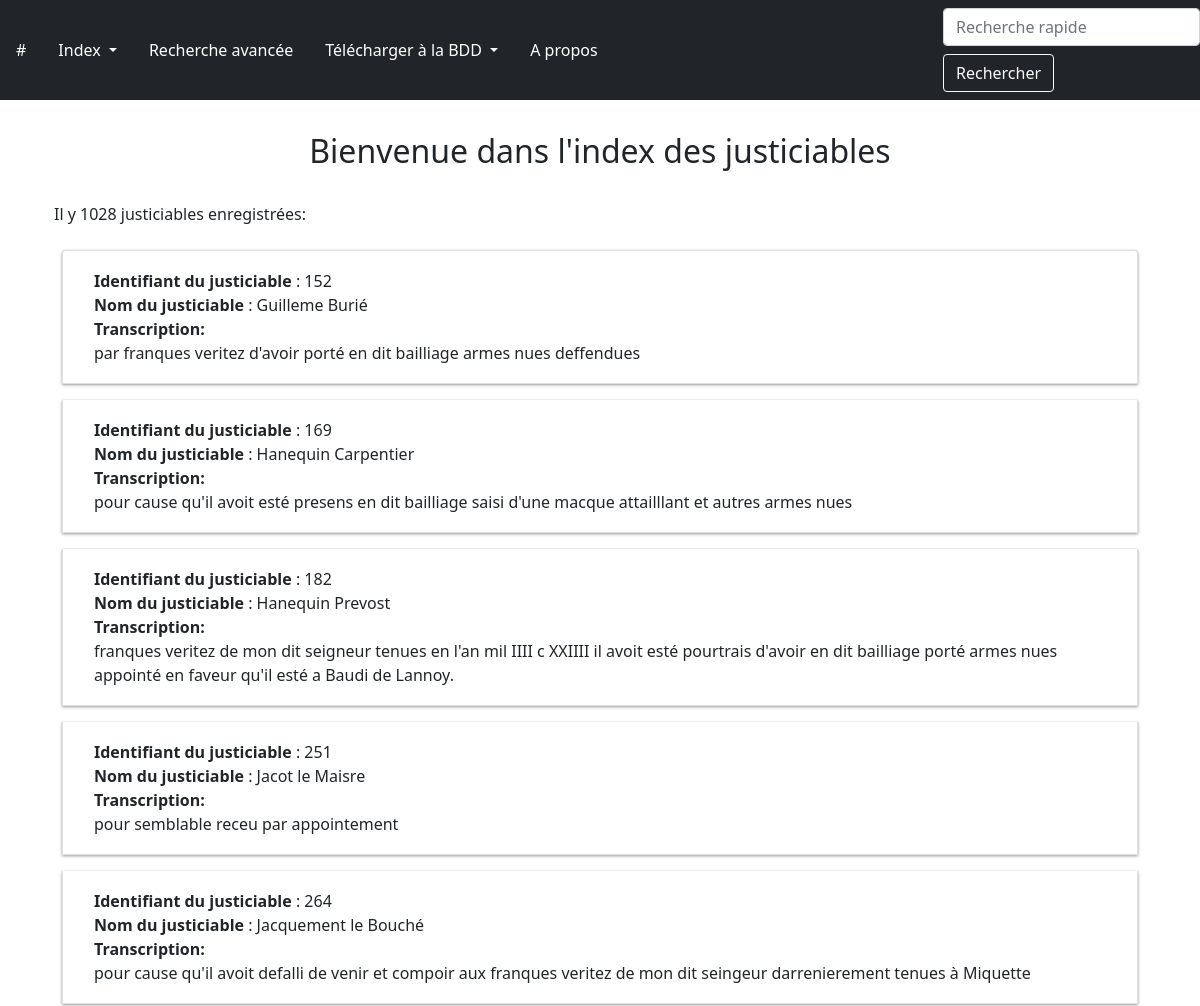
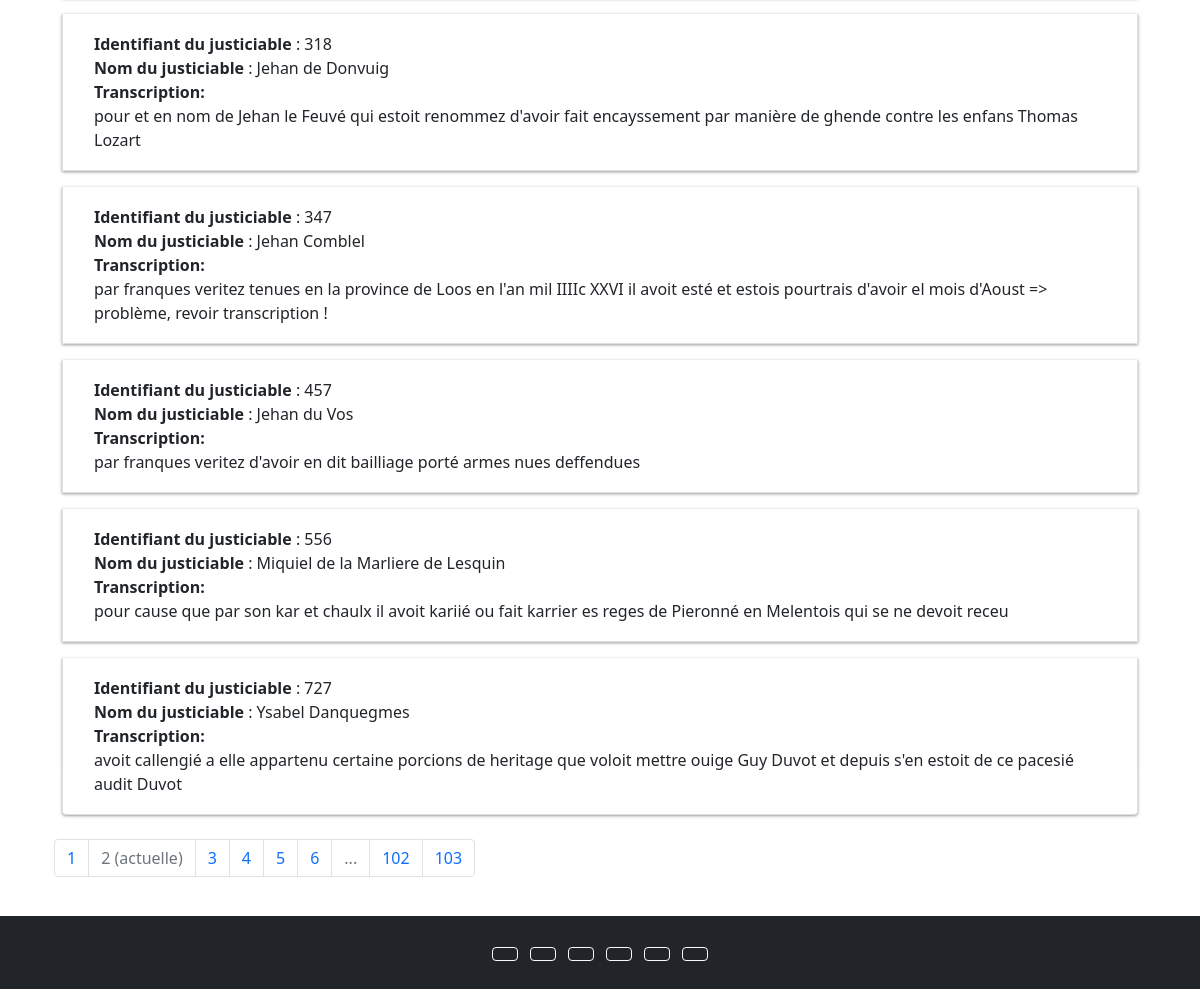
The app's page /index/justiciables/?page=2 with its own data (2 pictures, top to bottom).
### app/modeles/data.py (models this page shows, shortened)
class Justiciables(db.Model):
    id_personne = db.Column(db.Integer, primary_key=True, unique=True, nullable=False)
    nom = db.Column(db.Text)
    sexe = db.Column(db.Text)
    amendes = db.relationship("Amendes", back_populates="justiciable")

class Amendes(db.Model):
    identifiant = db.Column(db.Integer, primary_key=True, unique=True, nullable=False)
    cote = db.Column(db.Text)
    date = db.Column(db.Text)
    typeTaxe = db.Column(db.Text)
    sexe = db.Column(db.Text)
    montant = db.Column(db.Text)
    parisis = db.Column(db.Integer)
    moment = db.Column(db.Text)
    typeDelit = db.Column(db.Text)
    reunion = db.Column(db.Text)
    franchesVerites = db.Column(db.Text)
    tiers = db.Column(db.Text)
    id_personne = db.Column(db.Integer, db.ForeignKey('justiciables.id_personne'), nullable=False)
    transcription = db.Column(db.Text)
    justiciable = db.relationship("Justiciables", back_populates="amendes")

### app/routes/generic.py (the view)
@app.route("/index/justiciables/")
def index_justiciables():
    page = request.args.get("page", 1)
    if isinstance(page, str) and page.isdigit():
        page = int(page)
    else:
        page = 1
    justiciables = Justiciables.query.paginate(page=page, per_page=RESULTATS_PAR_PAGES)
    return render_template("pages/index_justiciables.html", justiciables=justiciables)

### app/templates/pages/index_justiciables.html (shortened to what this page needs)
{% extends "container.html" %}
{% block corps %}
<div class="container pt-2 pb-5 mb-5">
    <h2 class="text-center p-4"> Bienvenue dans l'index des justiciables</h2>
    <p>
        Il y {{justiciables.total}} justiciables enregistrées:
    </p>
    <ul class="list-group pb-3">
        {% for justiciable in justiciables.items|sort(attribute='id_personne') %}
            <li class="list-group-item m-2">
                <a href="{{url_for('justiciable', id_personne=justiciable.id_personne)}}">
                    <b>Identifiant du justiciable</b> : {{justiciable.id_personne}} <br/>
                    <b>Nom du justiciable</b> : {{justiciable.nom}} <br/>
                    {% for i in justiciable.amendes %}
                        <b>Transcription:</b><br/> {{i.transcription}}
                    {% endfor %}
                </a>
            </li>
        {% endfor %}
    </ul>
    <nav aria-label="research-pagination">
        <ul class="pagination">
            {%- for page in justiciables.iter_pages() %}
                {% if page %}
                    {% if page != justiciables.page %}
                        <li class="page-item">
                            <a class="page-link" href="{{ url_for('index_justiciables', page=page) }}">{{page}}</a>
                        </li>
                    {% else %}
                        <li class="page-item active disabled">
                            <a class="page-link">{{page}} <span class="sr-only">(actuelle)</span></a>
                        </li>
                    {% endif %}
                {% else %}
                    <li class="page-item disabled">
                        <a class="page-link">...</a>
                    </li>
                {% endif %}
            {%- endfor %}
        </ul>
    </nav>
</div>
{% endblock %}

### app/templates/pages/index_justiciables.html (style rules this page uses)
.list-group-item { cursor: pointer; transition: background-color 0.2s; box-shadow: 0px 1px 3px rgba(0, 0, 0, 0.4); }
.list-group-item a { text-decoration: none; color: inherit; display: block; padding: 10px 15px; }

### records on screen
Justiciables: id_personne "152", nom "Guilleme Burié"
Amendes: transcription "par franques veritez d'avoir porté en dit bailliage armes nues deffendues"
Justiciables: id_personne "169", nom "Hanequin Carpentier"
Amendes: transcription "pour cause qu'il avoit esté presens en dit bailliage saisi d'une macque attailllant et autres armes nues"
Justiciables: id_personne "182", nom "Hanequin Prevost"
Amendes: transcription "franques veritez de mon dit seigneur tenues en l'an mil IIII c XXIIII il avoit esté pourtrais d'avoir en dit bailliage porté armes nues appointé en faveur qu'il esté a Baudi de Lannoy."
Justiciables: id_personne "251", nom "Jacot le Maisre"
Amendes: transcription "pour semblable receu par appointement"
Justiciables: id_personne "264", nom "Jacquement le Bouché"
Amendes: transcription "pour cause qu'il avoit defalli de venir et compoir aux franques veritez de mon dit seingeur darrenierement tenues à Miquette"
Justiciables: id_personne "318", nom "Jehan de Donvuig"
Amendes: transcription "pour et en nom de Jehan le Feuvé qui estoit renommez d'avoir fait encayssement par manière de ghende contre les enfans Thomas Lozart"
Justiciables: id_personne "347", nom "Jehan Comblel"
Amendes: transcription "par franques veritez tenues en la province de Loos en l'an mil IIIIc XXVI il avoit esté et estois pourtrais d'avoir el mois d'Aoust => problème, revoir transcription !"
Justiciables: id_personne "457", nom "Jehan du Vos"
Amendes: transcription "par franques veritez d'avoir en dit bailliage porté armes nues deffendues"
Justiciables: id_personne "556", nom "Miquiel de la Marliere de Lesquin"
Amendes: transcription "pour cause que par son kar et chaulx il avoit kariié ou fait karrier es reges de Pieronné en Melentois qui se ne devoit receu"
Justiciables: id_personne "727", nom "Ysabel Danquegmes"
Amendes: transcription "avoit callengié a elle appartenu certaine porcions de heritage que voloit mettre ouige Guy Duvot et depuis s'en estoit de ce pacesié audit Duvot"

### other values on screen
{{ justiciables.total }} "1028"
{{ page }} "1" "3" "4" "5" "6" "102" "103"
{{ page }} "2"
